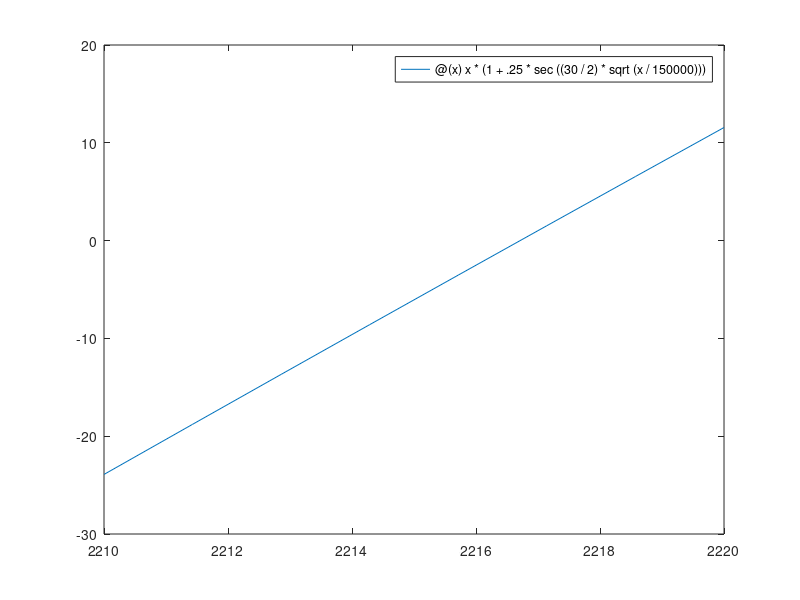

The MATLAB source for this figure: (Note: this script raises an error after producing the figure.)
%%%%%%%%%%%%%%%%%%%%%%%%%%%%%%%%%%%%%%%%%%%%%%%%%%%%%%%%%%%%%%%% Steven Glasford
% Febuary 1, 2018
% Plot the Secant Formula 

% No inputs

% No Outputs. Plots are automatically generated
%%%%%%%%%%%%%%%%%%%%%%%%%%%%%%%%%%%%%%%%%%%%%%%%%%%%%%%%%%%%%%%

% Constants
function secant()
secant_func = @(x) x*(1+.25*sec((30/2)*sqrt(x/150000)));
fplot(secant_func);

fplot(secant_func,[2210 2220])
x_min = 2201;
x_max = 2249;
[bi_root,bi_func_val,bi_error_approx,bi_num_iterations] = bisection(...
    secant_func,x_min,x_max)
[falseroot,falsefunc_val,falseerror_approx,falsenum_iterations] = ...
    false_position(secant_func,x_min,x_max)

end